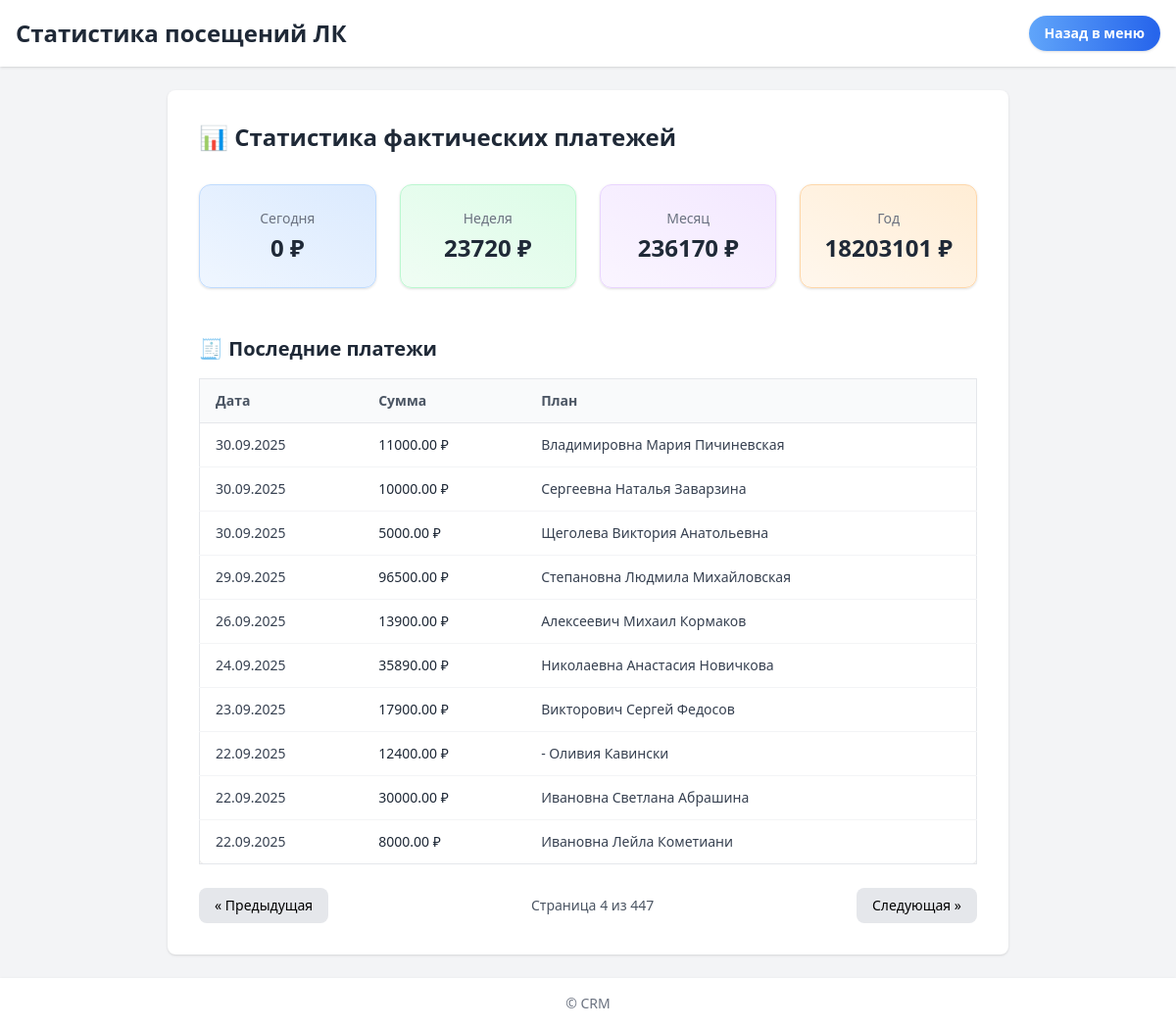
/payments/dashboard/?page=4, run on the app's committed database.
### payments/models.py (models this page shows, shortened)
class ActualPayment(models.Model):
    plan = models.ForeignKey(
        "InstallmentPlan",
        on_delete=models.CASCADE,
        related_name="actual_payments",
        blank=True,
        null=True
    )
    payment_date = models.DateField(null=True, blank=True)
    amount = models.DecimalField(max_digits=10, decimal_places=2)
    order_id = models.CharField(max_length=100, blank=True, null=True)
    is_applied = models.BooleanField(default=False, editable=False)
    _skip_apply = False

class InstallmentPlan(models.Model):
    contract = models.OneToOneField(Contract, on_delete=models.CASCADE)
    created_at = models.DateTimeField(auto_now_add=True)
    calculated = models.BooleanField(default=False)

class Contract(models.Model):
    client = models.ForeignKey('clients.Client', on_delete=models.CASCADE)
    total_amount = models.DecimalField(max_digits=10, decimal_places=2)
    discount = models.DecimalField(max_digits=10, decimal_places=2, default=0)
    first_payment = models.DecimalField(max_digits=10, decimal_places=2)
    first_payment_date = models.DateField()
    number_of_payments = models.PositiveIntegerField()
    preferred_payment_day = models.PositiveIntegerField(default=15)
    created_at = models.DateTimeField(auto_now_add=True)
    deposit = models.BooleanField(default=False, help_text="Оплачен судебный депозит")
    publication = models.BooleanField(default=False, help_text="Оплачена публикация")
    extra_court_costs = models.BooleanField(default=False, help_text="Оплачены доп. судебные расходы")

### clients/models.py (models this page shows, shortened)
class Client(models.Model):
    user = models.OneToOneField(User, on_delete=models.CASCADE, related_name='client')
    name = models.CharField(max_length=100)
    surname = models.CharField(max_length=100)
    middlename = models.CharField(max_length=100, blank=True, null=True)
    bitrix_id = models.CharField(max_length=255, null=True, blank=True)
    stage = models.ForeignKey("StageTemplate", on_delete=models.SET_NULL, null=True, blank=True)
    referral_code = models.UUIDField(default=uuid.uuid4, unique=True, editable=False)
    old_id = models.PositiveIntegerField(
    null=True,
    blank=True,
    unique=True,
    db_index=True,
    help_text="ID клиента в старой системе"
    )
    need_stage_popup = models.BooleanField(
        default=False,
        help_text="Нужно ли показать попап при входе"
    )
    stage_popup_shown = models.BooleanField(
        default=False,
        help_text="Попап показан и закрыт пользователем"
    )
    class Meta:
        constraints = [
            models.UniqueConstraint(
                fields=['bitrix_id'],
                condition=~Q(bitrix_id=None),
                name='unique_bitrix_id_not_null'
            )
        ]

### payments/views.py (the view)
# urls.py: path("payments/dashboard/", payments_dashboard, name="payments_dashboard"),
def payments_dashboard(request):
    today = timezone.now().date()
    start_of_week = today - timedelta(days=today.weekday())
    start_of_month = today.replace(day=1)
    start_of_year = today.replace(month=1, day=1)
    def total_amount(qs):
        return qs.aggregate(total=Sum("amount"))["total"] or Decimal("0")
    stats = {
        "day": total_amount(ActualPayment.objects.filter(payment_date=today)),
        "week": total_amount(ActualPayment.objects.filter(payment_date__gte=start_of_week)),
        "month": total_amount(ActualPayment.objects.filter(payment_date__gte=start_of_month)),
        "year": total_amount(ActualPayment.objects.filter(payment_date__gte=start_of_year)),
    }
    payments_qs = (
        ActualPayment.objects
        .select_related("plan__contract__client")  # <-- правильная цепочка
        .order_by("-payment_date", "-id")
    )
    paginator = Paginator(payments_qs, 10)
    page_number = request.GET.get("page")
    page_obj = paginator.get_page(page_number)
    return render(
        request,
        "payments_stats.html",
        {
            "stats": stats,
            "page_obj": page_obj,
        },
    )

### payments/templates/payments_stats.html (shortened to what this page needs)
{% load static %}
<!DOCTYPE html>
<html lang="ru">
<head>
    <script src="https://cdn.tailwindcss.com"></script>
</head>
<body class="bg-gray-100 min-h-screen flex flex-col">
    <header class="bg-white shadow p-4">
        <div class="max-w-7xl mx-auto flex items-center justify-between">
            <h1 class="text-2xl font-bold text-gray-800">Статистика посещений ЛК</h1>
            <div class="flex items-center gap-4">
                <a href="{% url 'admin_dashboard' %}"
                   class="px-4 py-2 bg-gradient-to-r from-blue-400 to-blue-600 text-white rounded-full shadow hover:from-blue-500 hover:to-blue-700 transition text-sm font-semibold">
                    Назад в меню
                </a>
            </div>
        </div>
    </header>
    <main class="flex-1 max-w-7xl mx-auto p-6">
        <div class="bg-white p-8 rounded-lg shadow">
            <h2 class="text-2xl font-semibold mb-8 text-gray-800">📊 Статистика фактических платежей</h2>
            <div class="grid grid-cols-1 md:grid-cols-2 lg:grid-cols-4 gap-6 mb-12">
                <div class="bg-gradient-to-tr from-blue-50 to-blue-100 border border-blue-200 rounded-xl p-6 text-center shadow">
                    <p class="text-sm text-gray-500 mb-1">Сегодня</p>
                    <p class="text-2xl font-bold text-gray-800">{{ stats.day }} ₽</p>
                </div>
                <div class="bg-gradient-to-tr from-green-50 to-green-100 border border-green-200 rounded-xl p-6 text-center shadow">
                    <p class="text-sm text-gray-500 mb-1">Неделя</p>
                    <p class="text-2xl font-bold text-gray-800">{{ stats.week }} ₽</p>
                </div>
                <div class="bg-gradient-to-tr from-purple-50 to-purple-100 border border-purple-200 rounded-xl p-6 text-center shadow">
                    <p class="text-sm text-gray-500 mb-1">Месяц</p>
                    <p class="text-2xl font-bold text-gray-800">{{ stats.month }} ₽</p>
                </div>
                <div class="bg-gradient-to-tr from-orange-50 to-orange-100 border border-orange-200 rounded-xl p-6 text-center shadow">
                    <p class="text-sm text-gray-500 mb-1">Год</p>
                    <p class="text-2xl font-bold text-gray-800">{{ stats.year }} ₽</p>
                </div>
            </div>
            <h3 class="text-xl font-semibold text-gray-800 mb-4">🧾 Последние платежи</h3>
            <div class="overflow-x-auto">
                <table class="min-w-full divide-y divide-gray-200 border rounded-lg shadow">
                    <thead class="bg-gray-50">
                        <tr>
                            <th class="px-4 py-3 text-left text-sm font-semibold text-gray-600">Дата</th>
                            <th class="px-4 py-3 text-left text-sm font-semibold text-gray-600">Сумма</th>
                            <th class="px-4 py-3 text-left text-sm font-semibold text-gray-600">План</th>
                        </tr>
                    </thead>
                    <tbody class="divide-y divide-gray-100">
                        {% for p in page_obj %}
                            <tr class="hover:bg-gray-50 transition">
                                <td class="px-4 py-3 text-sm text-gray-700">{{ p.payment_date|date:"d.m.Y" }}</td>
                                <td class="px-4 py-3 text-sm font-medium text-gray-800">{{ p.amount }} ₽</td>
                                <td class="px-4 py-3 text-sm text-gray-700">
                                    {% if p.plan and p.plan.contract and p.plan.contract.client %}
                                        {{ p.plan.contract.client.surname }} {{ p.plan.contract.client.name }}{% if p.plan.contract.client.middlename %} {{ p.plan.contract.client.middlename }}{% endif %}
                                    {% else %}
                                        —
                                    {% endif %}
                                </td>
                            </tr>
                        {% empty %}
                            <tr>
                                <td colspan="3" class="px-4 py-4 text-center text-gray-500">Нет фактических платежей</td>
                            </tr>
                        {% endfor %}
                    </tbody>
                </table>
            </div>
            {% if page_obj.paginator.num_pages > 1 %}
            <div class="flex justify-between items-center mt-6">
                {% if page_obj.has_previous %}
                    <a href="?page={{ page_obj.previous_page_number }}"
                       class="px-4 py-2 bg-gray-200 rounded-lg hover:bg-gray-300 transition text-sm">
                       « Предыдущая
                    </a>
                {% else %}
                    <span class="px-4 py-2 text-gray-400 text-sm">« Предыдущая</span>
                {% endif %}
                <span class="text-sm text-gray-600">
                    Страница {{ page_obj.number }} из {{ page_obj.paginator.num_pages }}
                </span>
                {% if page_obj.has_next %}
                    <a href="?page={{ page_obj.next_page_number }}"
                       class="px-4 py-2 bg-gray-200 rounded-lg hover:bg-gray-300 transition text-sm">
                       Следующая »
                    </a>
                {% else %}
                    <span class="px-4 py-2 text-gray-400 text-sm">Следующая »</span>
                {% endif %}
            </div>
            {% endif %}
        </div>
    </main>
    <footer class="bg-white shadow p-4 text-center text-gray-500 text-sm">
        © {{ now|date:"Y" }} CRM
    </footer>
</body>
</html>

### data on the page
ActualPayment: payment_date "30.09.2025", amount "5000.00", plan.contract.client.surname "Щеголева", plan.contract.client.name "Виктория", plan.contract.client.middlename "Анатольевна"

### other printed values
{{ stats.day }} "0"
{{ stats.week }} "23720"
{{ stats.month }} "236170"
{{ stats.year }} "18203101"
{{ page_obj.number }} "4"
{{ page_obj.paginator.num_pages }} "447"
